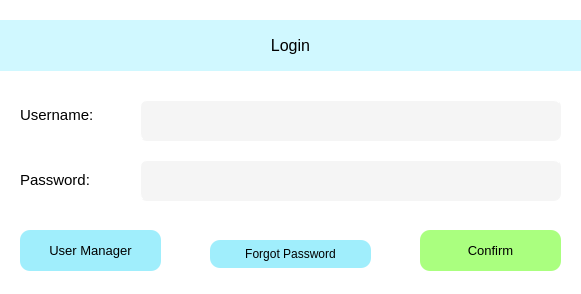
<?xml version="1.0" encoding="UTF-8"?>
<ui version="4.0">
 <class>Login</class>
 <widget class="QWidget" name="Login">
  <property name="geometry">
   <rect>
    <x>0</x>
    <y>0</y>
    <width>581</width>
    <height>294</height>
   </rect>
  </property>
  <property name="windowTitle">
   <string>Form</string>
  </property>
  <property name="styleSheet">
   <string notr="true">BACKGROUND-COLOR: rgb(255, 255, 255)</string>
  </property>
  <widget class="QPushButton" name="PB_Confirm">
   <property name="geometry">
    <rect>
     <x>420</x>
     <y>230</y>
     <width>141</width>
     <height>41</height>
    </rect>
   </property>
   <property name="font">
    <font>
     <pointsize>10</pointsize>
    </font>
   </property>
   <property name="toolTip">
    <string>&lt;html&gt;&lt;head/&gt;&lt;body&gt;&lt;p&gt;Confirm username and password to log in&lt;/p&gt;&lt;/body&gt;&lt;/html&gt;</string>
   </property>
   <property name="styleSheet">
    <string notr="true">BACKGROUND-COLOR: rgb(170, 255, 127);
BORDER-COLOR: rgb(170, 255, 127);
BORDER-RADIUS: 10px;
BORDER-STYLE: outset;
</string>
   </property>
   <property name="text">
    <string>Confirm</string>
   </property>
  </widget>
  <widget class="QPushButton" name="PB_UserManager">
   <property name="geometry">
    <rect>
     <x>20</x>
     <y>230</y>
     <width>141</width>
     <height>41</height>
    </rect>
   </property>
   <property name="font">
    <font>
     <pointsize>10</pointsize>
    </font>
   </property>
   <property name="toolTip">
    <string>&lt;html&gt;&lt;head/&gt;&lt;body&gt;&lt;p&gt;Change your password, create new users, and delete existing users&lt;/p&gt;&lt;/body&gt;&lt;/html&gt;</string>
   </property>
   <property name="styleSheet">
    <string notr="true">BACKGROUND-COLOR: rgb(160, 238, 252);
BORDER-COLOR: rgb(160, 238. 252);
BORDER-RADIUS: 10px;
BORDER-STYLE: outset;
</string>
   </property>
   <property name="text">
    <string>User Manager</string>
   </property>
  </widget>
  <widget class="QLabel" name="LAB_Login">
   <property name="geometry">
    <rect>
     <x>0</x>
     <y>20</y>
     <width>581</width>
     <height>51</height>
    </rect>
   </property>
   <property name="layoutDirection">
    <enum>Qt::LeftToRight</enum>
   </property>
   <property name="styleSheet">
    <string notr="true">BACKGROUND-COLOR: rgb(208, 248, 255);
</string>
   </property>
   <property name="text">
    <string>&lt;html&gt;&lt;head/&gt;&lt;body&gt;&lt;p&gt;&lt;span style=&quot; font-size:12pt;&quot;&gt;Login&lt;/span&gt;&lt;/p&gt;&lt;/body&gt;&lt;/html&gt;</string>
   </property>
   <property name="alignment">
    <set>Qt::AlignCenter</set>
   </property>
  </widget>
  <widget class="QLabel" name="LAB_Username">
   <property name="geometry">
    <rect>
     <x>20</x>
     <y>100</y>
     <width>91</width>
     <height>31</height>
    </rect>
   </property>
   <property name="text">
    <string>&lt;html&gt;&lt;head/&gt;&lt;body&gt;&lt;p&gt;&lt;span style=&quot; font-size:11pt;&quot;&gt;Username:&lt;/span&gt;&lt;/p&gt;&lt;/body&gt;&lt;/html&gt;</string>
   </property>
  </widget>
  <widget class="QLabel" name="LAB_Password">
   <property name="geometry">
    <rect>
     <x>20</x>
     <y>170</y>
     <width>81</width>
     <height>21</height>
    </rect>
   </property>
   <property name="text">
    <string>&lt;html&gt;&lt;head/&gt;&lt;body&gt;&lt;p&gt;&lt;span style=&quot; font-size:11pt;&quot;&gt;Password:&lt;/span&gt;&lt;/p&gt;&lt;/body&gt;&lt;/html&gt;</string>
   </property>
  </widget>
  <widget class="QPushButton" name="PB_ForgotPassword">
   <property name="geometry">
    <rect>
     <x>210</x>
     <y>240</y>
     <width>161</width>
     <height>28</height>
    </rect>
   </property>
   <property name="layoutDirection">
    <enum>Qt::LeftToRight</enum>
   </property>
   <property name="styleSheet">
    <string notr="true">BACKGROUND-COLOR: rgb(160, 238, 252);
BORDER-COLOR: rgb(160, 238. 252);
BORDER-RADIUS: 10px;
BORDER-STYLE: outset;
</string>
   </property>
   <property name="text">
    <string>Forgot Password</string>
   </property>
  </widget>
  <widget class="QTextBrowser" name="TB_Username">
   <property name="geometry">
    <rect>
     <x>140</x>
     <y>100</y>
     <width>421</width>
     <height>41</height>
    </rect>
   </property>
   <property name="styleSheet">
    <string notr="true">BACKGROUND-COLOR: rgb(245, 245, 245);
BORDER-COLOR: rgb(245, 245, 245);
BORDER-RADIUS: 7px;
BORDER-WIDTH: 1px;
BORDER-STYLE: outset;</string>
   </property>
  </widget>
  <widget class="QTextBrowser" name="TB_Password">
   <property name="geometry">
    <rect>
     <x>140</x>
     <y>160</y>
     <width>421</width>
     <height>41</height>
    </rect>
   </property>
   <property name="styleSheet">
    <string notr="true">BACKGROUND-COLOR: rgb(245, 245, 245);
BORDER-COLOR: rgb(245, 245, 245);
BORDER-RADIUS: 7px;
BORDER-WIDTH: 1px;
BORDER-STYLE: outset;</string>
   </property>
  </widget>
 </widget>
 <resources/>
 <connections/>
</ui>
